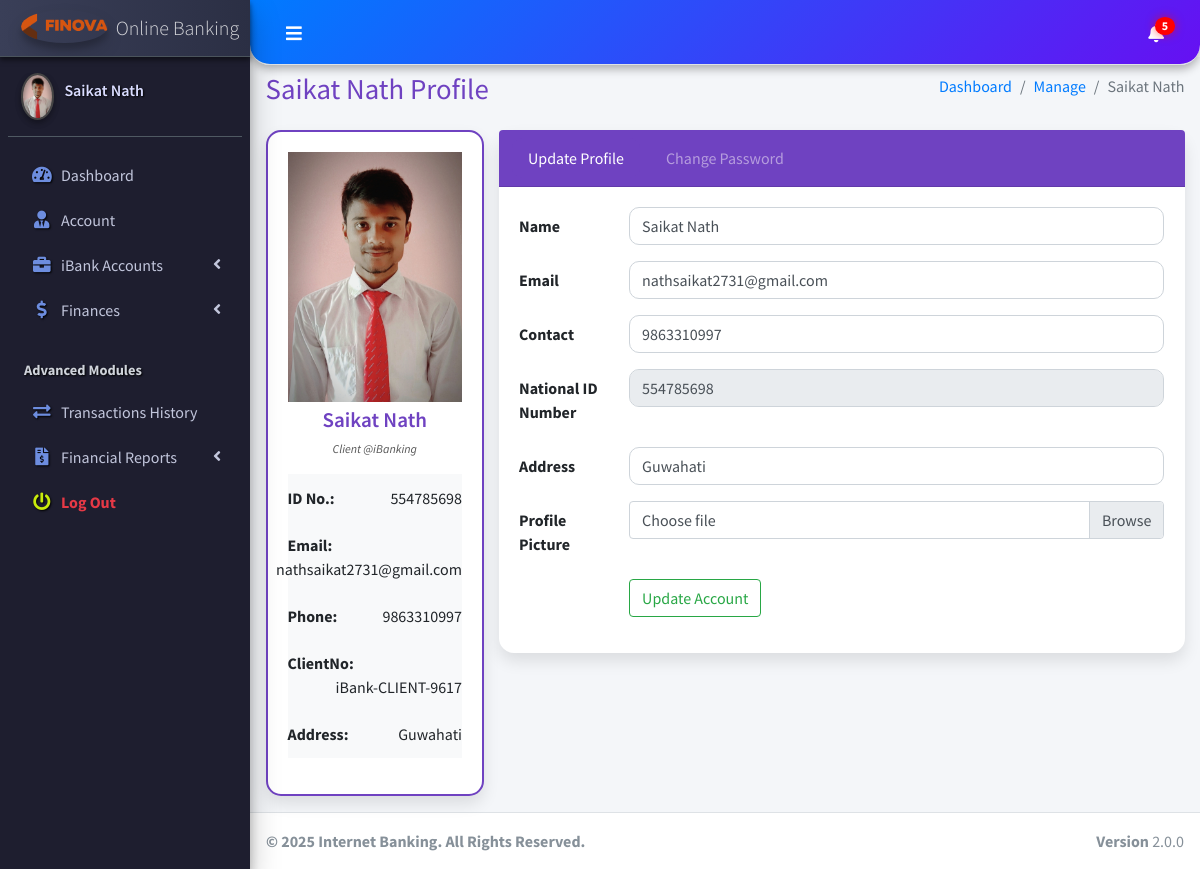
Page /client/pages_account.php (signed in) on the committed database.
### tables this page shows
CREATE TABLE `ib_systemsettings` (
  `id` int(20) NOT NULL,
  `sys_name` longtext NOT NULL,
  `sys_tagline` longtext NOT NULL,
  `sys_logo` varchar(200) NOT NULL
);

CREATE TABLE `ib_clients` (
  `client_id` int(11) NOT NULL,
  `name` varchar(200) NOT NULL,
  `national_id` varchar(200) NOT NULL,
  `phone` varchar(200) NOT NULL,
  `address` varchar(200) NOT NULL,
  `email` varchar(200) NOT NULL,
  `password` varchar(200) NOT NULL,
  `profile_pic` varchar(200) NOT NULL,
  `client_number` varchar(200) NOT NULL
);

### client/pages_account.php (the view, shortened to what this page needs)
<!DOCTYPE html>
<html>
<?php include("dist/_partials/head.php"); ?>
<body class="hold-transition sidebar-mini layout-fixed layout-navbar-fixed ">
    <div class="wrapper">
        <?php include("dist/_partials/nav.php"); ?>
        <?php include("dist/_partials/sidebar.php"); ?>
        <div class="content-wrapper">
            <?php
            $client_id = $_SESSION['client_id'];
            $ret = "SELECT * FROM  iB_clients  WHERE client_id = ? ";
            $stmt = $mysqli->prepare($ret);
            $stmt->bind_param('s', $client_id);
            $stmt->execute();
            $res = $stmt->get_result();
            while ($row = $res->fetch_object()) {
                if ($row->profile_pic == '') {
                    $profile_picture = "
                        <img class='img-fluid'
                        src='../admin/dist/img/user_icon.png'
                        alt='User profile picture'>
                        ";
                } else {
                    $profile_picture = "
                        <img class=' img-fluid'
                        src='../admin/dist/img/$row->profile_pic'
                        alt='User profile picture'>
                        ";
                }
            ?>
                <section class="content-header">
                    <div class="container-fluid">
                        <div class="row mb-2">
                            <div class="col-sm-6">
                                <h1><?php echo $row->name; ?> Profile</h1>
                            </div>
                            <div class="col-sm-6">
                                <ol class="breadcrumb float-sm-right">
                                    <li class="breadcrumb-item"><a href="pages_dashboard.php">Dashboard</a></li>
                                    <li class="breadcrumb-item"><a href="pages_manage_clients.php">Manage</a></li>
                                    <li class="breadcrumb-item active"><?php echo $row->name; ?></li>
                                </ol>
                            </div>
                        </div>
                    </div>
                </section>
                <section class="content">
                    <div class="container-fluid">
                        <div class="row">
                            <div class="col-md-3">
                                <div class="card card-purple card-outline">
                                    <div class="card-body box-profile">
                                        <div class="text-center">
                                            <?php echo $profile_picture; ?>
                                        </div>
                                        <h3 class="profile-username text-center"><?php echo $row->name; ?></h3>
                                        <p class="text-muted text-center">Client @iBanking </p>
                                        <ul class="list-group list-group-unbordered mb-3">
                                            <li class="list-group-item">
                                                <b>ID No.: </b> <a class="float-right"><?php echo $row->national_id; ?></a>
                                            </li>
                                            <li class="list-group-item">
                                                <b>Email: </b> <a class="float-right"><?php echo $row->email; ?></a>
                                            </li>
                                            <li class="list-group-item">
                                                <b>Phone: </b> <a class="float-right"><?php echo $row->phone; ?></a>
                                            </li>
                                            <li class="list-group-item">
                                                <b>ClientNo: </b> <a class="float-right"><?php echo $row->client_number; ?></a>
                                            </li>
                                            <li class="list-group-item">
                                                <b>Address: </b> <a class="float-right"><?php echo $row->address; ?></a>
                                            </li>
                                        </ul>
                                    </div>
                                </div>
                            </div>
                            <div class="col-md-9">
                                <div class="card">
                                    <div class="card-header p-2">
                                        <ul class="nav nav-pills">
                                            <li class="nav-item"><a class="nav-link active" href="#update_Profile" data-toggle="tab">Update Profile</a></li>
                                            <li class="nav-item"><a class="nav-link" href="#Change_Password" data-toggle="tab">Change Password</a></li>
                                        </ul>
                                    </div>
                                    <div class="card-body">
                                        <div class="tab-content">
                                            <div class="tab-pane active" id="update_Profile">
                                                <form method="post" enctype="multipart/form-data" class="form-horizontal">
                                                    <div class="form-group row">
                                                        <label for="inputName" class="col-sm-2 col-form-label">Name</label>
                                                        <div class="col-sm-10">
                                                            <input type="text" name="name" required class="form-control" value="<?php echo $row->name; ?>" id="inputName">
                                                        </div>
                                                    </div>
                                                    <div class="form-group row">
                                                        <label for="inputEmail" class="col-sm-2 col-form-label">Email</label>
                                                        <div class="col-sm-10">
                                                            <input type="email" name="email" required value="<?php echo $row->email; ?>" class="form-control" id="inputEmail">
                                                        </div>
                                                    </div>
                                                    <div class="form-group row">
                                                        <label for="inputName2" class="col-sm-2 col-form-label">Contact</label>
                                                        <div class="col-sm-10">
                                                            <input type="text" class="form-control" required name="phone" value="<?php echo $row->phone; ?>" id="inputName2">
                                                        </div>
                                                    </div>
                                                    <div class="form-group row">
                                                        <label for="inputName2" class="col-sm-2 col-form-label">National ID Number</label>
                                                        <div class="col-sm-10">
                                                            <input type="text" class="form-control" required readonly name="national_id" value="<?php echo $row->national_id; ?>" id="inputName2">
                                                        </div>
                                                    </div>
                                                    <div class="form-group row">
                                                        <label for="inputName2" class="col-sm-2 col-form-label">Address</label>
                                                        <div class="col-sm-10">
                                                            <input type="text" class="form-control" required name="address" value="<?php echo $row->address; ?>" id="inputName2">
                                                        </div>
                                                    </div>
                                                    <div class="form-group row">
                                                        <label for="inputName2" class="col-sm-2 col-form-label">Profile Picture</label>
                                                        <div class="input-group col-sm-10">
                                                            <div class="custom-file">
                                                                <label class="custom-file-label  col-form-label" for="exampleInputFile">Choose file</label>
                                                            </div>
                                                        </div>
                                                    </div>
                                                    <div class="form-group row">
                                                        <div class="offset-sm-2 col-sm-10">
                                                            <button name="update_client_account" type="submit" class="btn btn-outline-success">Update Account</button>
                                                        </div>
                                                    </div>
                                                </form>
                                            </div>
                                        </div>
                                    </div>
                                </div>
                            </div>
                        </div>
                    </div>
                </section>
            <?php } ?>
        </div>
        <?php include("dist/_partials/footer.php"); ?>
    </div>
</body>
</html>

### client/dist/_partials/sidebar.php (shortened to what this page needs)
<aside class="main-sidebar sidebar-dark-primary elevation-4">
  <?php
$client_id = $_SESSION['client_id'];
  $ret = "SELECT * FROM  iB_clients  WHERE client_id = ? ";
  $stmt = $mysqli->prepare($ret);
  $stmt->bind_param('i', $client_id);
  $stmt->execute();
  $res = $stmt->get_result();
  while ($row = $res->fetch_object()) {
    $acc_status = 'Pending';
    $acc_qry = "SELECT acc_status FROM iB_bankAccounts WHERE client_id = ? LIMIT 1";
    $acc_stmt = $mysqli->prepare($acc_qry);
    $acc_stmt->bind_param('i', $client_id);
    $acc_stmt->execute();
    $acc_stmt->bind_result($acc_status);
    if ($row->profile_pic == '') {
      $profile_picture = "<img src='../admin/dist/img/user_icon.png' class=' elevation-2' alt='User Image'>
                ";
    } else {
      $profile_picture = "<img src='../admin/dist/img/$row->profile_pic' class='elevation-2' alt='User Image'>
                ";
    }
    $ret = "SELECT * FROM `iB_SystemSettings` ";
    $stmt = $mysqli->prepare($ret);
    $stmt->execute();
    $res = $stmt->get_result();
    while ($sys = $res->fetch_object()) {
  ?>
      <a href="pages_dashboard.php" class="brand-link">
        <img src="../admin/dist/img/<?php echo $sys->sys_logo;?>" alt="iBanking Logo" class="brand-image img-circle elevation-3" style="opacity: .8">
        <span class="brand-text font-weight-light"><?php echo $sys->sys_name;?></span>
      </a>
      <div class="sidebar">
        <div class="user-panel mt-3 pb-3 mb-3 d-flex">
          <div class="image">
            <?php echo $profile_picture; ?>
          </div>
          <div class="info">
            <a href="pages_dashboard.php" class="d-block"><?php echo $row->name; ?></a>
          </div>
        </div>
        <nav class="mt-2">
          <ul class="nav nav-pills nav-sidebar flex-column" data-widget="treeview" role="menu" data-accordion="false">
            <li class="nav-item has-treeview">
              <a href="pages_dashboard.php" class="nav-link">
                <i class="nav-icon fas fa-tachometer-alt"></i>
                <p>
                  Dashboard
                </p>
              </a>
            </li>
            <li class="nav-item">
              <a href="pages_account.php" class="nav-link">
                <i class="nav-icon fas fa-user-tie"></i>
                <p>
                  Account
                </p>
              </a>
            </li>
            <li class="nav-item has-treeview">
              <a href="#" class="nav-link">
                <i class="nav-icon fas fa-briefcase"></i>
                <p>
                  iBank Accounts
                  <i class="fas fa-angle-left right"></i>
                </p>
              </a>
            </li>
            <li class="nav-item has-treeview">
              <a href="#" class="nav-link <?php echo ($acc_status == 'Approved') ? '' : 'disabled-link'; ?>">
                <i class="nav-icon fas fa-dollar-sign"></i>
                <p>Finances<i class="fas fa-angle-left right"></i></p>
              </a>
            </li>
                       <li class="nav-header">Advanced Modules</li>
            <li class="nav-item">
              <a href="pages_transactions_engine.php" class="nav-link <?php echo ($acc_status == 'Approved') ? '' : 'disabled-link'; ?>">
                <i class="nav-icon fas fa-exchange-alt"></i>
                <p>Transactions History</p>
              </a>
            </li>
            <li class="nav-item has-treeview">
              <a href="#" class="nav-link <?php echo ($acc_status == 'Approved') ? '' : 'disabled-link'; ?>">
                <i class="nav-icon fas fa-file-invoice-dollar"></i>
                <p>Financial Reports<i class="fas fa-angle-left right"></i></p>
              </a>
            </li>
<li class="nav-item">
  <a href="pages_logout.php" class="nav-link" style="color: #e63946;">
    <i class="nav-icon fas fa-power-off" style="color: #c8eb0c !important;"></i>
    <p style="color: #e63946; font-weight: bold;">
      Log Out
    </p>
  </a>
</li>
          </ul>
        </nav>
      </div>
</aside>
<?php
    }
  } ?>

### client/dist/_partials/footer.php
<?php
$ret = "SELECT * FROM `iB_SystemSettings` ";
$stmt = $mysqli->prepare($ret);
$stmt->execute();
$res = $stmt->get_result();
while ($sys = $res->fetch_object()) {
?>
  <footer class="main-footer">
    <strong>&copy;
      2025 Internet Banking. All Rights Reserved.</strong>
    <div class="float-right d-none d-sm-inline-block">
      <b>Version</b> 2.0.0
    </div>
  </footer>
<?php } ?>

### rows in the picture
ib_clients: name "Saikat Nath", profile_pic (picture), national "554785698", email "nathsaikat2731@gmail.com", phone "9863310997", client_number "iBank-CLIENT-9617", address "Guwahati", national_id "554785698"
ib_systemsettings: sys_logo (picture), sys_name "Online Banking", ib_clients.profile_pic (picture)
